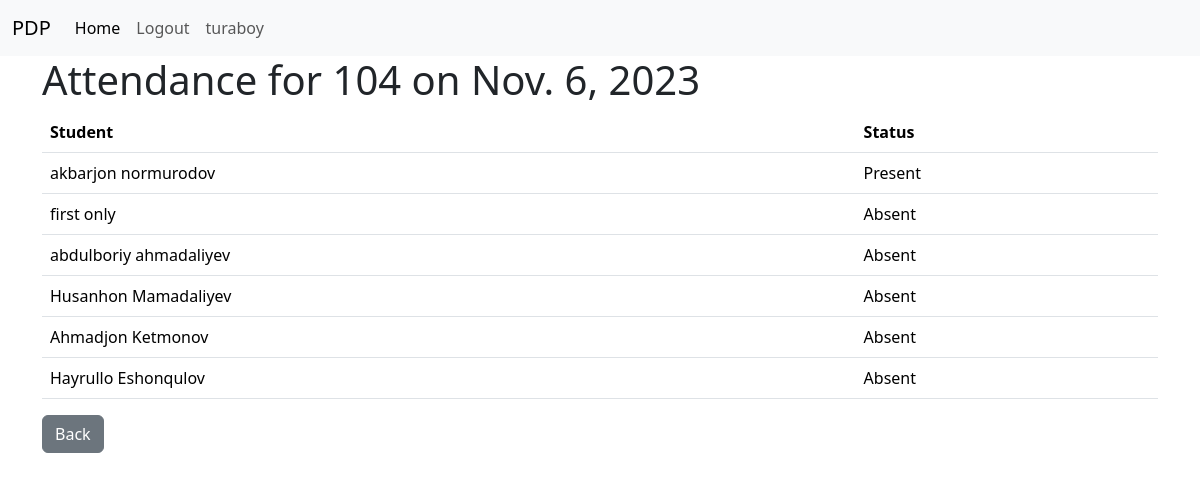
/list_students/104/history/2023-11-06/ (signed in), run on the app's committed database.
### attendance/models.py (models this page shows, shortened)
class Group(models.Model):
    name = models.CharField(max_length=20, unique=True)
    __str__ = lambda self: self.name

class AttendanceStatus(models.Model):
    attendance = models.ForeignKey(Attendance, on_delete=models.CASCADE)
    student = models.ForeignKey(Student, on_delete=models.CASCADE)
    present = models.BooleanField(default=True)

class Student(models.Model):
    first_name = models.CharField(max_length=50)
    last_name = models.CharField(max_length=50)
    group = models.ForeignKey(Group, on_delete=models.CASCADE)
    status = models.FloatField(null=True, blank=True)
    __str__ = lambda self: f'{self.first_name} {self.last_name}'

### attendance/views.py (the view)
# urls.py: path('list_students/<str:group_name>/history/<str:date>/', views.view_attendance, name='view_attendance'),
def view_attendance(request, group_name, date):
    teacher = request.user
    group = Group.objects.get(name=group_name)
    selected_date = datetime.datetime.strptime(date, '%Y-%m-%d').date()  # Convert date string to a date object
    attendance = Attendance.objects.filter(group=group, date=selected_date, teacher=teacher)
    attendance = attendance[0].attendancestatus_set.all()
    context = {'group': group, 'date': selected_date, 'attendance': attendance}
    return render(request, 'view_attendance.html', context)

### attendance/templates/view_attendance.html
{% extends 'home.html' %}
{% block content %}
    <h1>Attendance for {{ group.name }} on {{ date }}</h1>
    <table class="table">
        <thead>
            <tr>
                <th scope="col">Student</th>
                <th scope="col">Status</th>
            </tr>
        </thead>
        <tbody>
            {% for record in attendance %}
                <tr>
                    <td>{{ record.student.first_name }} {{ record.student.last_name }}</td>
                    {% if record.present %}
                        <td>Present</td>
                    {% else %}
                        <td>Absent</td>
                    {% endif %}
                </tr>
            {% empty %}
                <tr>
                    <td colspan="2">No attendance records for this date.</td>
                </tr>
            {% endfor %}
        </tbody>
    </table>
    <a href="{% url 'attendance_history' group.name %}" class="btn btn-secondary">Back</a>
</div>
{% endblock %}

### attendance/templates/home.html (shortened to what this page needs)
<!DOCTYPE html>
<html lang="en">
<head>
    <link href="https://cdn.jsdelivr.net/npm/bootstrap@5.3.2/dist/css/bootstrap.min.css" rel="stylesheet">
</head>
<body>
<nav class="navbar navbar-expand-lg bg-body-tertiary">
  <div class="container-fluid">
    <a class="navbar-brand" href="#">PDP</a>
    <div class="collapse navbar-collapse" id="navbarNavAltMarkup">
      <div class="navbar-nav">
        <a class="nav-link active" aria-current="page" href="{% url 'home' %}">Home</a>
        {% if user.is_authenticated %}
            <a class="nav-link" href="{% url 'logout' %}">Logout</a>
        {% else %}
            <a class="nav-link" href="{% url 'login' %}">Login</a>
        {% endif %}
        <a class="nav-link" href="" disabled>{{ user.username }}</a>
      </div>
    </div>
  </div>
</nav>
<div class="container">
    {% block content %}{% endblock content %}
    </body>    </html>

### data on the page
Group: name "104"
AttendanceStatus: student.first_name "akbarjon", student.last_name "normurodov", present "Present"
AttendanceStatus: student.first_name "first", student.last_name "only", present "Absent"
AttendanceStatus: student.first_name "abdulboriy", student.last_name "ahmadaliyev", present "Absent"
AttendanceStatus: student.first_name "Husanhon", student.last_name "Mamadaliyev", present "Absent"
AttendanceStatus: student.first_name "Ahmadjon", student.last_name "Ketmonov", present "Absent"
AttendanceStatus: student.first_name "Hayrullo", student.last_name "Eshonqulov", present "Absent"

### other printed values
{{ user.username }} "turaboy"
{{ date }} "Nov. 6, 2023"
